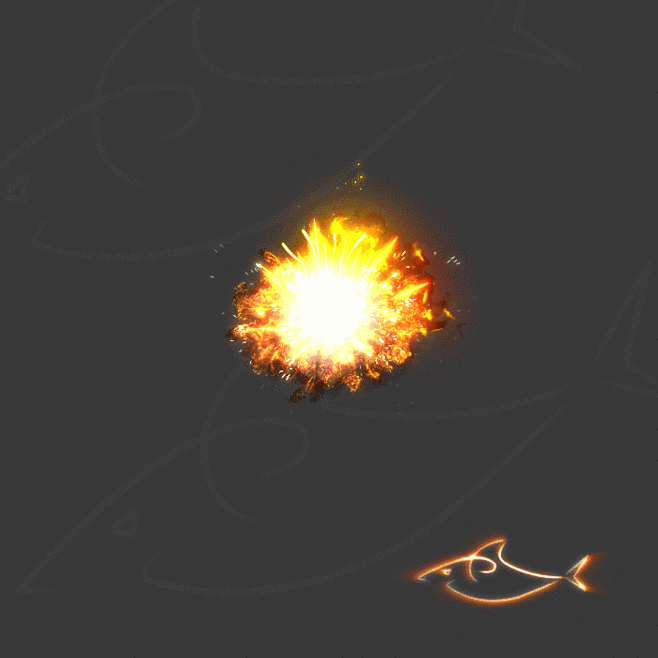
#> input picture zhak_projects/agame/statics/explod2.gif, 658 x 658 px, found by its file name
$ python frame_resize.py   (older library calls are emulated)
#> lines starting #> are read from the running program, lines starting #| are printed output that depends on the picture

from PIL import Image
import os
bath_path='D:\\WorkSpace-FrameWork\\zhak_projects\\agame\\statics\\'
# bath_path='E:\\pythonWebWorkSpace\\zhak_projects\\agame\\statics\\'
# filename="E:\\pythonWebWorkSpace\\zhak_projects\\apictures\\xiezi\\raw.png"
filename = bath_path+'explod2.gif'

n_frames=37
source_im = Image.open(filename)
#> source_im is the input picture: PIL image 658x658 P; mean R, G, B 68.7, 64.8, 59.1
print(source_im)
#| <PIL.GifImagePlugin.GifImageFile image mode=P size=658x658 at 0x7F7329256DD0>
source_width=658
source_height=658

target_width=658
target_height=658

target = Image.new('RGBA',(target_width*n_frames,target_height))#最终拼接的图像的大小
#> target: PIL image 24346x658 RGBA; every value is 0
print(target)
#| <PIL.Image.Image image mode=RGBA size=24346x658 at 0x7F732925DAD0>
left=0
source_left=0
source_top=0
for i in range(n_frames):
    box = (source_left, 0, source_left+source_width, source_height)
    # box = (0, source_top, source_left, source_height+source_top)
    im= source_im.crop(box)
    source_left+=source_width
    # source_top+=source_height

    im=im.transpose(Image.FLIP_LEFT_RIGHT)
    b = im.resize((target_width, target_height), Image.ANTIALIAS)
    rect=(left,0,left+target_width,target_height)
    target.paste(b,rect,b.convert('RGBA'))
    left += target_width
#> this loop made 37 passes
#> pass 1, `im=im.transpose(Image.FLIP_LEFT_RIGHT)`:
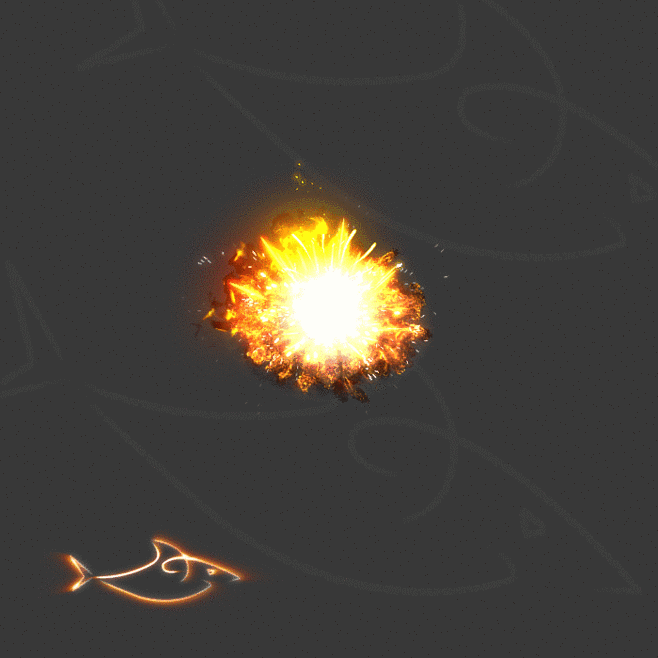
#> im: PIL image 658x658 P; mean R, G, B 68.7, 64.8, 59.1
#> pass 2, `im= source_im.crop(box)`:
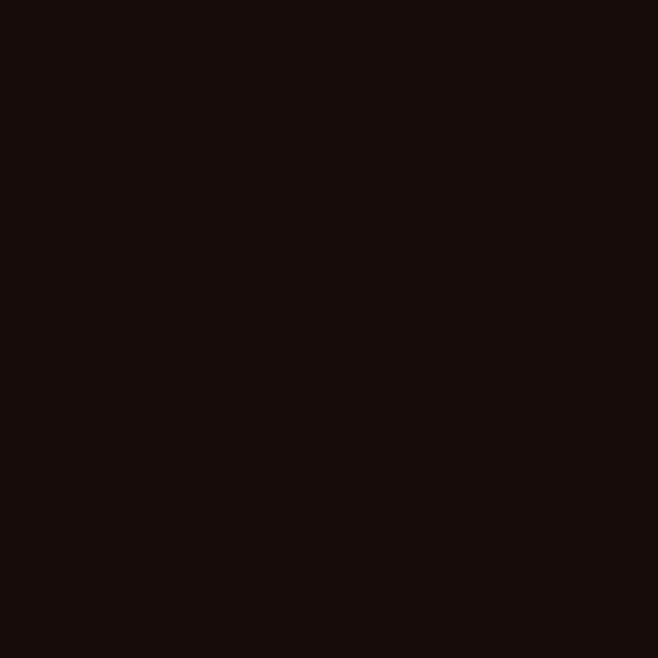
#> im: PIL image 658x658 P; mean R, G, B 23, 12, 9
#> after the loop:
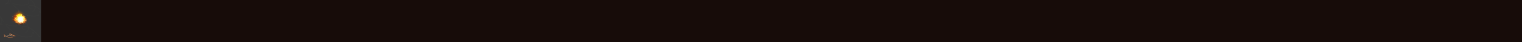
#> target: PIL image 24346x658 RGBA (shown at 1/16 size); mean R, G, B, A 24.2, 13.4, 10.4, 255
#> after the loop, left = 24346; source_left = 24346

target.save( str(n_frames) + '.png', quality=100)

$ run again, with zhak_projects/agame/statics/explod1.png saved as zhak_projects/agame/statics/explod2.gif
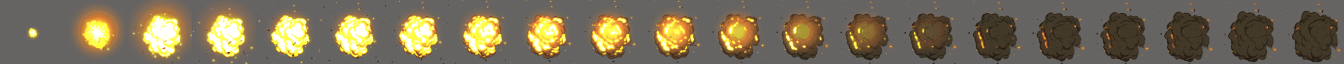
#> input picture zhak_projects/agame/statics/explod1.png, 5376 x 256 px, found by its file name (shown at 1/4 size)
#> source_im is the input picture: PIL image 5376x256 P; mean R, G, B 121.4, 111, 88.4
#| <PIL.GifImagePlugin.GifImageFile image mode=P size=5376x256 at 0x7F7329268F50>
#| <PIL.Image.Image image mode=RGBA size=24346x658 at 0x7F732926B990>
#> the loop `for i in range(n_frames):` made 37 passes
#> pass 1, `im=im.transpose(Image.FLIP_LEFT_RIGHT)`:
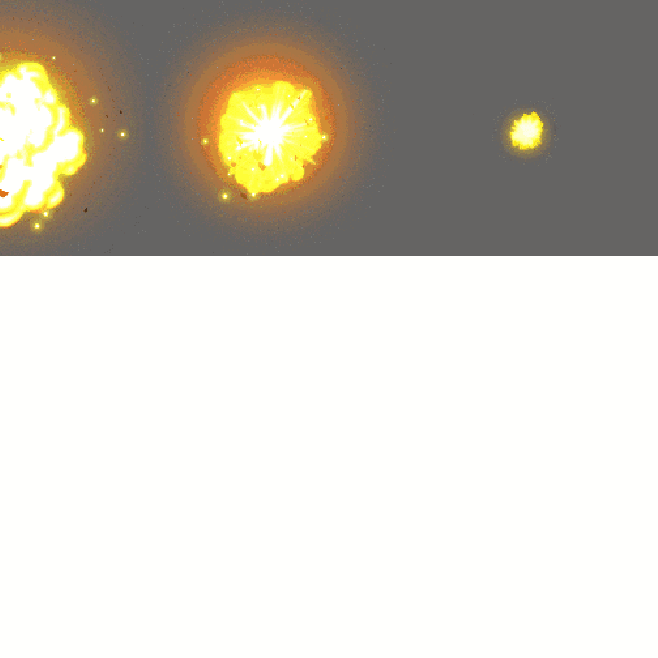
#> im: PIL image 658x658 P; mean R, G, B 208, 203.4, 192.8
#> after the loop `for i in range(n_frames):`:
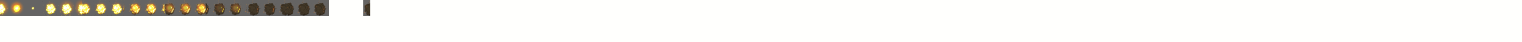
#> target: PIL image 24346x658 RGBA (shown at 1/16 size); mean R, G, B, A 243.5, 242.6, 238.9, 255
#> after the loop `for i in range(n_frames):`: left = 24346
